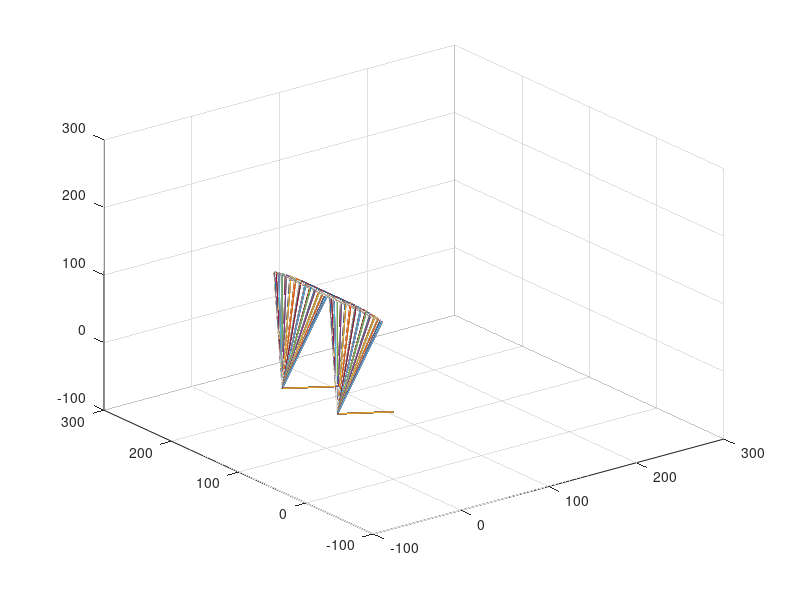
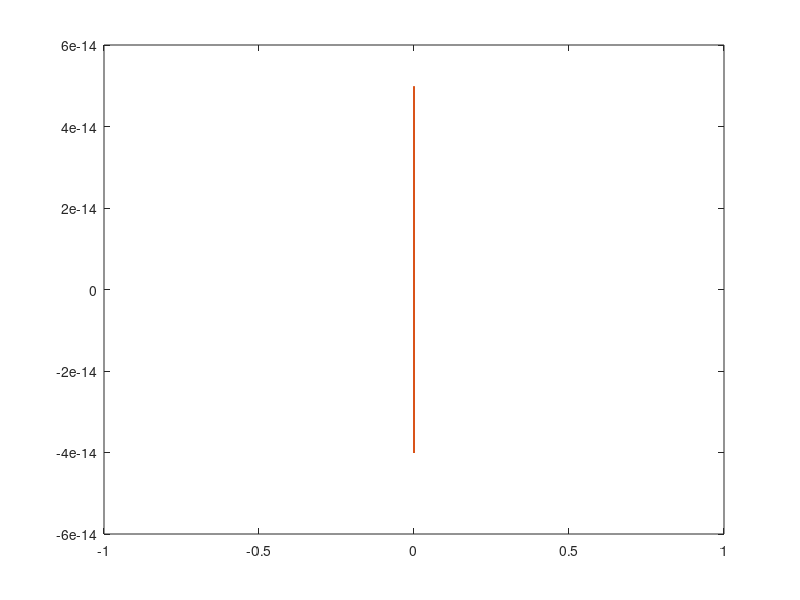
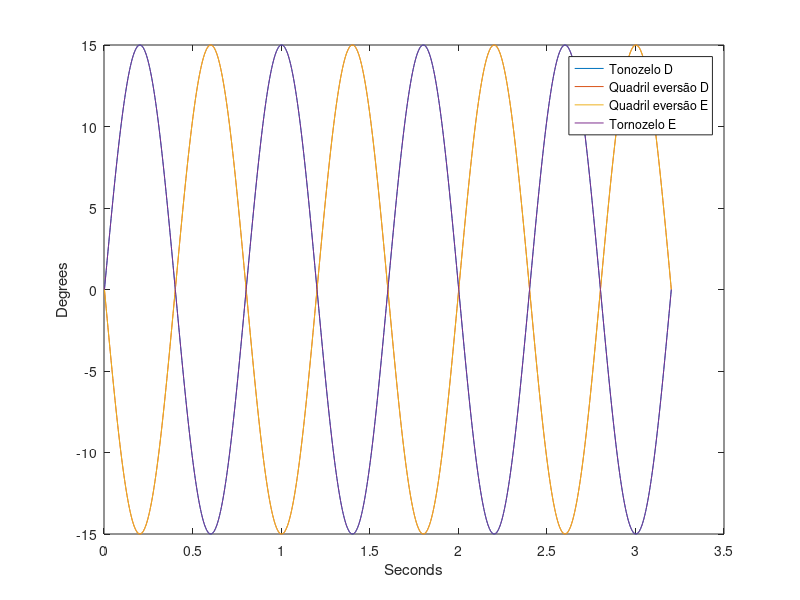
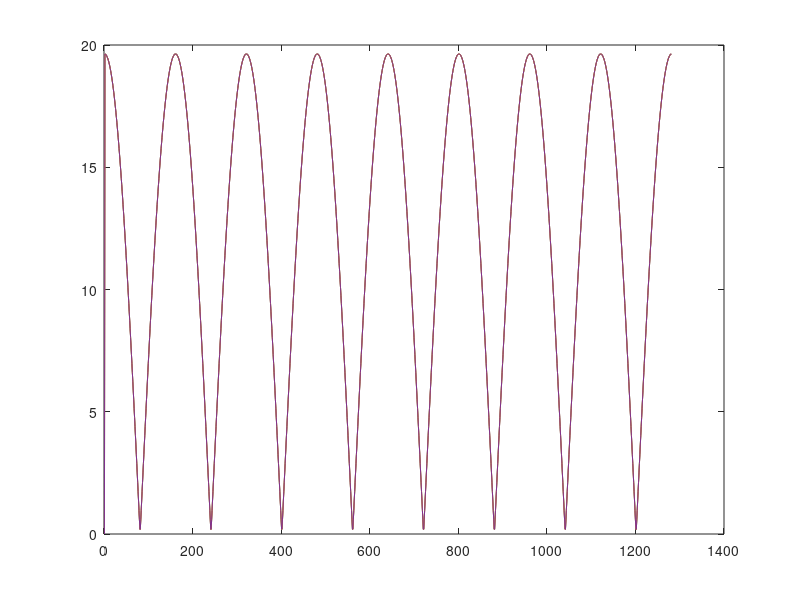

MATLAB code for these plots, in order:
%HELICOIDES
clear all
clc
close all
%ayf=0;
%azf=100;
%axt=20;
%azt=20;
Pc_g=0;
gait=0.4;
ang_q=15;
ang_tr=8;
passos=8;
graf=1; % quanto quer mostrar a cinemática graf = 1
csv=0; %csv = 1 para gerar o arquivo de memória pra o robô real
lx=[-64   21       0         -21  	 64   ]; %Comprimentos na direção x, ultimo � transforma��o da ferramenta
ly=[0     0        82.09	 0       0    ]; %Comprimentos na dire��o y
lz=[19.37 152.38   0        -152.38 -19.37]; %Comprimentos na dire��o z
lxr(1)=lx(1);
lyr(1)=ly(1);
lzr(1)=lz(1);
for i=2:length(lz) %Resultante dos comprimentos para modelagem por helicoide
    lxr(i)=lx(i)+lxr(i-1);
    lyr(i)=ly(i)+lyr(i-1); 
    lzr(i)=lz(i)+lzr(i-1);
end
PH=[1	0	0  lxr(1)  lyr(1)  lzr(1) %sx sy sz s0x s0y s0z(Parametros helicoide)
    1	0	0  lxr(2)  lyr(2)  lzr(2) %Eixo dos motores de cada junta
    1	0	0  lxr(3)  lyr(3)  lzr(3) 
    1	0	0  lxr(4)  lyr(4)  lzr(4)];
%% Cinem�tica (Desenvoler o movimento) 
q=[0 0 0 0 ]; %angulos 
Q(1,1:4)=q;
taxa=1/400; %Taxa de move 
delta=0.0001;  
X_E(1)=0;
Z_E(1)=0;
X_D(1)=0;
Z_D(1)=0;
    X=zeros(1,6);
    Y=zeros(1,6);
    Z=zeros(1,6);
    X(1)=0;
    Y(1)=0;
    Z(1)=0;
    X(2)=lxr(1);
    Y(2)=lyr(1);
    Z(2)=lzr(1);
    fx=1;%rand(1);
    fz=1;%rand(1);
    for cont_passos=1:passos
        if 1
            q_aux=q;
            for i=1:length(q_aux)
                q(i)=-q_aux(length(q_aux)+1-i);                
            end
        end
        q_aux=q;
        if cont_passos>0
            lx=[X(6)-64    21       0        -21  	 64   ]; %Comprimentos na direção x, ultimo � transforma��o da ferramenta
            ly=[Y(6)       0        82.09*(-1)^(cont_passos-1)	 0       0    ]; %Comprimentos na dire��o y
            lz=[Z(6)+19.37 152.38   0        -152.38 -19.37]; %Comprimentos na dire��o z
            lyr(1)=ly(1);
            lzr(1)=lz(1);
            X(2)=lxr(1);
            Y(2)=lyr(1);
            Z(2)=lzr(1);
            for i=2:length(lz) %Resultante dos comprimentos para modelagem por helicoide
                lxr(i)=lx(i)+lxr(i-1);
                lyr(i)=ly(i)+lyr(i-1);
                lzr(i)=lz(i)+lzr(i-1);
            end
            PH=[-1^(cont_passos) 0	0  lxr(1)  lyr(1)  lzr(1) %sx sy sz s0x s0y s0z(Parametros helicoide)
                -1^(cont_passos) 0	0  lxr(2)  lyr(2)  lzr(2) %Eixo dos motores de cada junta
                -1^(cont_passos) 0	0  lxr(3)  lyr(3)  lzr(3) 
                -1^(cont_passos) 0	0  lxr(4)  lyr(4)  lzr(4)];
            X(1)=X(6);
            Y(1)=Y(6);
            Z(1)=Z(6);
            X(2)=lxr(1);
            Y(2)=lyr(1);
            Z(2)=lzr(1);
        end
        for j=1:round(gait/taxa) 
            q_aux=q;
            X_aux=X;
            Y_aux=Y;
            Z_aux=Z;
            Tr=eye(4); 
            q=q*pi/180;
            for i=1:length(lz)-1 %Determina a posi��o do rob� (em cada instante de tempo)
                a11=cos(q(i))+(1-cos(q(i)))*PH(i,1)^2;              %Termos da matriz de rota��o da Transformada
                a12=PH(i,1)*PH(i,2)*(1-cos(q(i)))-PH(i,3)*sin(q(i));%por helicoide
                a13=PH(i,1)*PH(i,3)*(1-cos(q(i)))+PH(i,2)*sin(q(i));
                a21=PH(i,2)*PH(i,1)*(1-cos(q(i)))+PH(i,3)*sin(q(i));
                a22=cos(q(i))+(1-cos(q(i)))*PH(i,2)^2;
                a23=PH(i,2)*PH(i,3)*(1-cos(q(i)))-PH(i,1)*sin(q(i));
                a31=PH(i,3)*PH(i,1)*(1-cos(q(i)))-PH(i,2)*sin(q(i));
                a32=PH(i,3)*PH(i,2)*(1-cos(q(i)))+PH(i,1)*sin(q(i));
                a33=cos(q(i))+(1-cos(q(i)))*PH(i,3)^2;
                T=[a11 a12 a13 PH(i,4)-PH(i,4)*a11-PH(i,5)*a12-PH(i,6)*a13 %Matriz Tab
                    a21 a22 a23 PH(i,5)-PH(i,4)*a21-PH(i,5)*a22-PH(i,6)*a23
                    a31 a32 a33 PH(i,6)-PH(i,4)*a31-PH(i,5)*a32-PH(i,6)*a33
                    0 0 0 1];
                Tf=[1 0 0 lxr(i+1)   %Matriz de transforma��o da ferramenta(prox junta)
                    0 1 0 lyr(i+1)
                    0 0 1 lzr(i+1) 
                    0 0 0 1];
                Tr=Tr*T;
                TF=Tr*Tf; %Transforma�ao final(da prox junta)
                X(i+2)=TF(1,4);  %posi��o x
                Y(i+2)=TF(2,4); %posi��o y
                Z(i+2)=TF(3,4); %posi��o z
                Theta_X(i+1)=atan(TF(3,2)/TF(3,3));
                Theta_Y(i+1)=atan(-TF(3,1)/sqrt(TF(3,2)^2+TF(3,3)^2));
                Theta_Z(i+1)=atan(TF(2,1)/TF(1,1));
            end 
            Xg(j)=X(i+2);
            Yg(j)=Y(i+2);
            Zg(j)=Z(i+2);
            if  graf && (mod(j,10)==0 ||j==1)
                plot3(X,Y,Z);
                hold on
                grid on
                grid minor
                axis([-100 300 -100 300 -100 300])
                %M(2*i)=getframe;
                pause(taxa*10)
                %cla;
                %hold off
            end    
            q(1)=-ang_q*sin(pi*taxa*j/gait)*(-1)^(1-mod(cont_passos,2));%*(-1^(cont_passos));
            q(2)=ang_q*sin(pi*taxa*j/gait)*(-1)^(1-mod(cont_passos,2));%*(-1^(cont_passos));
            q(3)=-ang_q*sin(pi*taxa*j/gait)*(-1)^(1-mod(cont_passos,2));%*(-1^(cont_passos));
            q(4)=ang_q*sin(pi*taxa*j/gait)*(-1)^(1-mod(cont_passos,2));%*(-1^(cont_passos));
            if 0%j>Pc_g*round(gait/taxa)
                if j>2
                    q(1)=q(1)-q_aux(1)/round(gait/taxa);
                    q(2)=q(2)-q_aux(2)/round(gait/taxa);
                end
            end
      
            for cont_ver=1:4              
                if (q(cont_ver)-q_aux(cont_ver))*60/(360*taxa)>50
                    %q(cont_ver)=q_aux(cont_ver)+300*taxa;
                end
                if (q(cont_ver)-q_aux(cont_ver))*60/(360*taxa)<50
                    %q(cont_ver)=q_aux(cont_ver)-300*taxa;
                end
            end
            if mod(cont_passos,2)==1
                for i=1:length(q)
                    if i>2
                        Q(round(gait/taxa)*(cont_passos-1)+j+1,i)=q(i);
                    else
                        Q(round(gait/taxa)*(cont_passos-1)+j+1,i)=-q(i);
                    end
                end
            end
            if mod(cont_passos,2)==0
                for i=1:length(q)
                    if i>2
                        Q(round(gait/taxa)*(cont_passos-1)+j+1,i)=-q(length(q)+1-i);
                    else
                        Q(round(gait/taxa)*(cont_passos-1)+j+1,i)=q(length(q)+1-i);
                    end
                end
            end  
            Q(round(gait/taxa)*(cont_passos-1)+j+1,5)=-ang_tr*sin(pi*taxa*j/gait)*(-1)^(1-mod(cont_passos,2));
            Q(round(gait/taxa)*(cont_passos-1)+j+1,6)=ang_tr*sin(pi*taxa*j/gait)*(-1)^(1-mod(cont_passos,2));
            if mod(cont_passos,2)==1
                X_E(round(gait/taxa)*(cont_passos-1)+j+1)=X(length(X));
                Z_E(round(gait/taxa)*(cont_passos-1)+j+1)=Z(length(Z));
                X_D(round(gait/taxa)*(cont_passos-1)+j+1)=X_D(round(gait/taxa)*(cont_passos-1)+j);
                Z_D(round(gait/taxa)*(cont_passos-1)+j+1)=Z_D(round(gait/taxa)*(cont_passos-1)+j);
            end
            if mod(cont_passos,2)==0
                X_E(round(gait/taxa)*(cont_passos-1)+j+1)=X_E(round(gait/taxa)*(cont_passos-1)+j);
                Z_E(round(gait/taxa)*(cont_passos-1)+j+1)=X_E(round(gait/taxa)*(cont_passos-1)+j);
                X_D(round(gait/taxa)*(cont_passos-1)+j+1)=X(length(X));
                Z_D(round(gait/taxa)*(cont_passos-1)+j+1)=Z(length(Z));
            end
        end
    end
%Q_aux=Q;
%for i=1:length(Q_aux)
    %Q(i+length(Q_aux),8:-1:1)=Q_aux(i,1:8);
%end
if 0
Q_aux=Q;
tam=length(Q);
for i=1:round(gait/taxa)
    for j=1:4
        Q(tam+i,j)=Q_aux(tam,j)-i*Q_aux(tam,j)/round(gait/taxa);
    end
end
end
if 0 %Ativa espelhamento de passo
    Q_aux=Q;
    tam=length(Q);
    for i=1:tam
        for j=1:4
            Q(tam+i,j)=Q_aux(i,9-j);
        end
    end
end
if graf
    figure
    plot(X_E,Z_E)
    hold on
    plot(X_D,Z_D) 
    figure
    for j=1:length(Q)
        Q_TD(j)=Q(j,1);
        Q_QD(j)=Q(j,2);
        Q_QE(j)=Q(j,3);
        Q_TE(j)=Q(j,4);
        Q_TIME(j)=j*taxa;
    end
    plot(Q_TIME,Q_TD);
    hold on
    plot(Q_TIME,Q_QD);
    plot(Q_TIME,Q_QE);
    plot(Q_TIME,Q_TE);
    %grid on
    %grid minor    
    legend('Tonozelo D','Quadril eversão D','Quadril eversão E','Tornozelo E');
    xlabel('Seconds');
    ylabel('Degrees');
    RPM(1,1:4)=0;
    for i=2:length(Q)
        for j=1:4
            RPM(i,j)=(Q(i,j)-Q(i-1,j))*60/(taxa*360);
            if RPM(i,j)>50
                RPM(i,j)=50;
            end
            if RPM(i,j)<-50
                RPM(i,j)=-50;
            end
            if RPM(i,j)<0
                RPM(i,j)=-RPM(i,j);
            end
        end
    end
    figure
    plot(RPM)
    M=[0 0];
    if 0 %Completo
         for i=1:length(Q)
            for j=1:6
                M((i-1)*6+j,1)=Q(i,j);
                M((i-1)*6+j,2)=RPM(i,j);
                %fprintf("%f,%f\n",Q(i,j),RPM(i,j));
            end
        end
    end
    if 0 %inicio
        for i=1:4*(length(Q)-1)/17
            for j=1:4
                M((i-1)*4+j,1)=Q(i,j);
                M((i-1)*4+j,2)=RPM(i,j);
                %fprintf("%f,%f\n",Q(i,j),RPM(i,j));
            end
        end
    end
    if 0%meio
        for i=1:4*length(Q)/17
            for j=1:6
                M((i-1)*6+j,1)=Q(i+4*(length(Q)-1)/17,j);
                M((i-1)*6+j,2)=RPM(i+4*(length(Q)-1)/17,j);
                %fprintf("%f,%f\n",Q(i,j),RPM(i,j));
            end
        end
    end
    if 1 %fim
        for i=1:4*length(Q)/17
            for j=1:6
                %M((i-1)*6+j,1)=Q(i+13*(length(Q)-1)/17,j);
                %M((i-1)*6+j,2)=RPM(i+13*(length(Q)-1)/17,j);
                %fprintf("%f,%f\n",Q(i,j),RPM(i,j));
            end
        end
    end
    if csv
        %strcsv=strcat('V4_200Hz_','G',num2str(gait),'-X',num2str(axf),'-Z',num2str(azf),'-Tr',num2str(ang_tr)','-P12','-Pc0.1','-T-1','.csv');
        %csvwrite(strcsv,M);
        csvwrite('Fim G0.3 Ax 28.937 Az 39.815 Ang_r 12.299',M);
    end    
end
j=length(Q); %ÚLTIMAS LINHAS DO CÓDIGO
for i=0:j-1 
    Time(i+1)=i*taxa;
end 